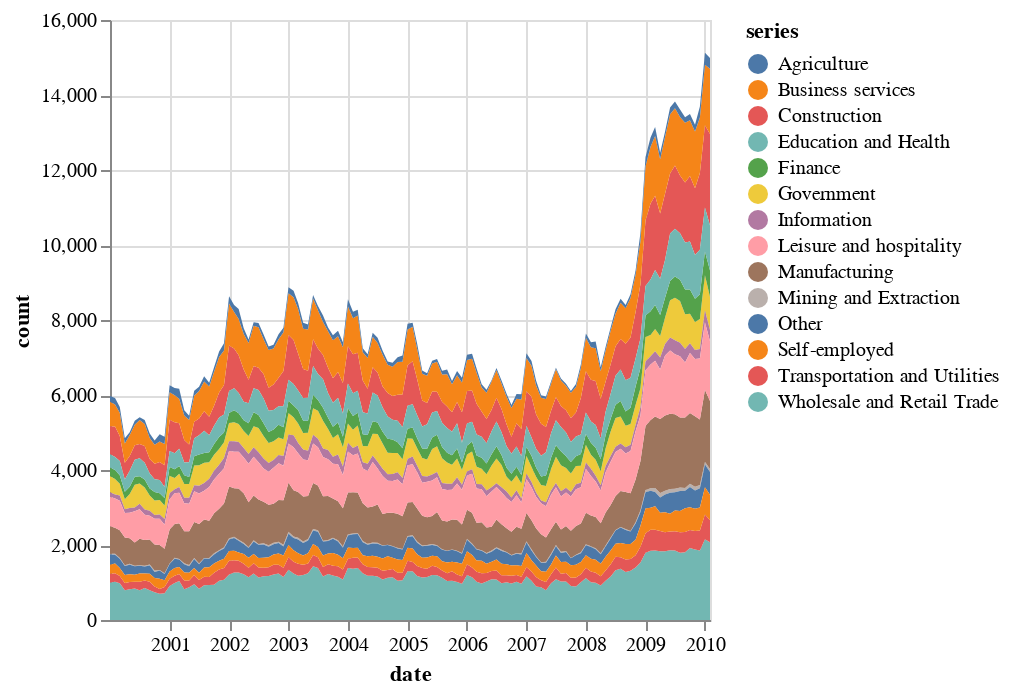

The notebook cell saved with this chart:
### Markdown cell above
```python
import altair as alt
from vega_datasets import data

source = data.unemployment_across_industries.url

alt.Chart(source).mark_area().encode(
    x="date:T",
    y="count:Q",
    color="series:N"
)
```

### Code cell
dataset("unemployment-across-industries") |>
@vlplot(:area,enc={x="date:t",y="count:q",color="series:n"})

### Figure 1 — Vega-Lite specification as saved in the notebook (floating-point values rounded to 4 significant figures; data arrays with more than 128 entries replaced by an {"elided": "..."} marker saying what was removed)
{"data": {"values": {"elided": "1708 records"}}, "encoding": {"color": {"field": "series", "type": "nominal"}, "x": {"field": "date", "type": "temporal"}, "y": {"field": "count", "type": "quantitative"}}, "mark": "area"}
